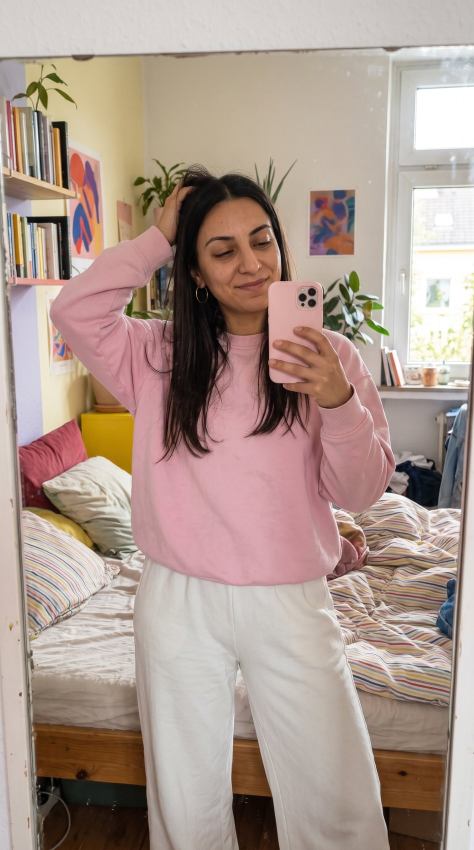
#> input picture etsy-shop/werkstatt/pool/a1.jpg, 948 x 1700 px, given in place of cover_b.png, which was not available (shown at 1/2 size)
$ python prep6.py
#> lines starting #> are read from the running program, lines starting #| are printed output that depends on the picture; pictures that were not available may be replaced by others from this repository, and a replacement may not be noted
### etsy-shop/werkstatt/assets.py
"""Collage assets: paper backgrounds, tape, hand-drawn marks, phone frames."""
from PIL import Image, ImageDraw, ImageFilter, ImageChops
import numpy as np, os, math, random, sys

D = os.path.dirname(os.path.abspath(__file__)) + "/v5/"
os.makedirs(D, exist_ok=True)
rng = np.random.default_rng(7)
random.seed(7)


# [81 lines left out: functions paper, tape, wobble_line, arrow, scribble_circle, underline and 1 more, not called in this run]


def phone(src, out, fx=0.5, W=600, H=1260):
    """Phone frame with the photo as a vertical video inside."""
    S = 2
    big = Image.new("RGBA", (W * S, H * S), (0, 0, 0, 0))
    d = ImageDraw.Draw(big)
    d.rounded_rectangle((0, 0, W * S, H * S), 92 * S, fill=(24, 20, 18, 255))
    inset = 16 * S
    sw, sh = W * S - 2 * inset, H * S - 2 * inset
    im = Image.open(src).convert("RGB")
    ar = sw / sh
    iw, ih = im.size
    if iw / ih > ar:
        nw = int(ih * ar); x0 = int((iw - nw) * fx); im = im.crop((x0, 0, x0 + nw, ih))
    else:
        nh = int(iw / ar); y0 = (ih - nh) // 2; im = im.crop((0, y0, iw, y0 + nh))
    im = im.resize((sw, sh), Image.LANCZOS)
    m = Image.new("L", (sw, sh), 0)
    ImageDraw.Draw(m).rounded_rectangle((0, 0, sw, sh), 78 * S, fill=255)
    big.paste(im, (inset, inset), m)
    d.rounded_rectangle((W * S / 2 - 70 * S, 34 * S, W * S / 2 + 70 * S, 72 * S), 20 * S, fill=(24, 20, 18, 255))
    # play button + progress bar
    cx, cy = W * S / 2, H * S / 2
    d.ellipse((cx - 62 * S, cy - 62 * S, cx + 62 * S, cy + 62 * S), fill=(255, 255, 255, 150))
    d.polygon([(cx - 18 * S, cy - 30 * S), (cx - 18 * S, cy + 30 * S), (cx + 32 * S, cy)], fill=(36, 30, 27, 230))
    d.rounded_rectangle((inset + 40 * S, H * S - inset - 60 * S, W * S - inset - 40 * S, H * S - inset - 52 * S), 4 * S, fill=(255, 255, 255, 110))
    d.rounded_rectangle((inset + 40 * S, H * S - inset - 60 * S, inset + 40 * S + int((sw - 80 * S) * 0.38), H * S - inset - 52 * S), 4 * S, fill=(255, 255, 255, 235))
    big.resize((W, H), Image.LANCZOS).save(D + out)


# [15 lines that do not run on import are left out]


# [5 lines left out: function check, not called in this run]


# [4 lines that do not run on import are left out]

### etsy-shop/werkstatt/prep6.py
import os, sys
sys.path.insert(0, os.path.dirname(os.path.abspath(__file__)))
from PIL import Image
import assets
B = os.path.dirname(os.path.abspath(__file__))
G, I, O = B + "/gen/", B + "/img/", B + "/v5/"
DPI = 170
def crop(src, w_in, h_in, out, fx=0.5, fy=0.5, pre=None):
#> called with src = 'etsy-shop/werkstatt/gen/cover_b.png', w_in = 4.3, h_in = 5.8, out = 'cover_big.jpg', fx = 0.5, fy = 0.3
    im = Image.open(src).convert("RGB")
#> im is the input picture: PIL image 948x1700 RGB; mean R, G, B 172.8, 152.8, 142.9
    if pre: W, H = im.size; im = im.crop((int(pre[0]*W), int(pre[1]*H), int(pre[2]*W), int(pre[3]*H)))
    ar = w_in / h_in; W, H = im.size
#> after `W, H = im.size`: W = 948; H = 1700
    if W / H > ar:
        nw = int(H * ar); x0 = int((W - nw) * fx); im = im.crop((x0, 0, x0 + nw, H))
    else:
        nh = int(W / ar); y0 = int((H - nh) * fy); im = im.crop((0, y0, W, y0 + nh))
#> after `nh = int(W / ar)`: nh = 1278
#> after `y0 = int((H - nh) * fy)`: y0 = 126
    im.resize((int(w_in * DPI), int(h_in * DPI)), Image.LANCZOS).save(O + out, quality=88)
crop(G + "cover_b.png", 4.3, 5.8, "cover_big.jpg", fy=0.3)
crop(G + "street_a.png", 2.2, 2.6, "cover_pol.jpg", fy=0.15)
#> call 2 of crop, with src = 'etsy-shop/werkstatt/gen/street_a.png', w_in = 2.2, h_in = 2.6, out = 'cover_pol.jpg', fx = 0.5, fy = 0.15
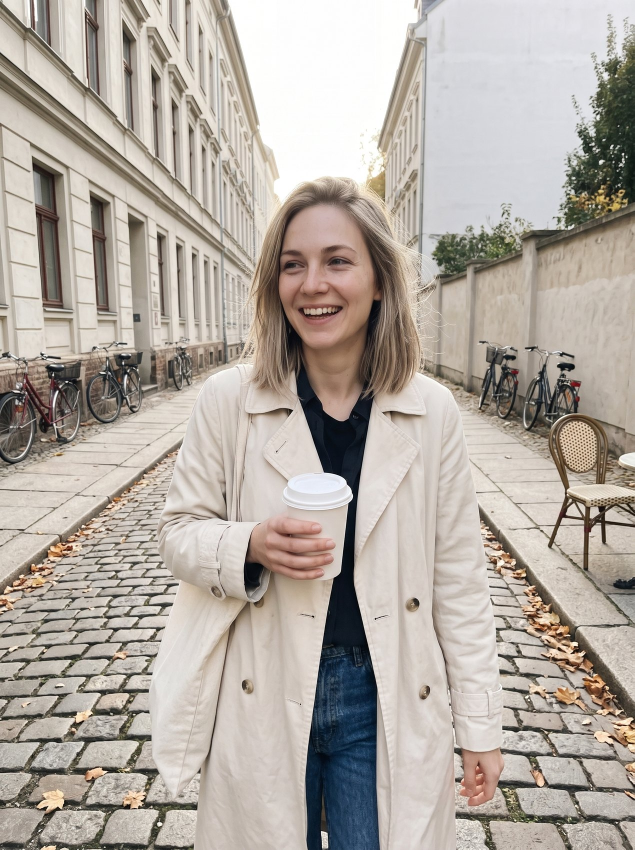
#> input picture etsy-shop/werkstatt/pool/street_a.jpg, 1269 x 1700 px, given in place of street_a.png, which was not available (shown at 1/2 size)
#> in crop, im is the input picture: PIL image 1269x1700 RGB; mean R, G, B 178.1, 169.9, 161.8
crop(G + "sofa_b.png", 3.0, 3.4, "mk2_pol.jpg", fx=0.55, fy=0.2)
#> call 3 of crop, with src = 'etsy-shop/werkstatt/gen/sofa_b.png', w_in = 3, h_in = 3.4, out = 'mk2_pol.jpg', fx = 0.55, fy = 0.2
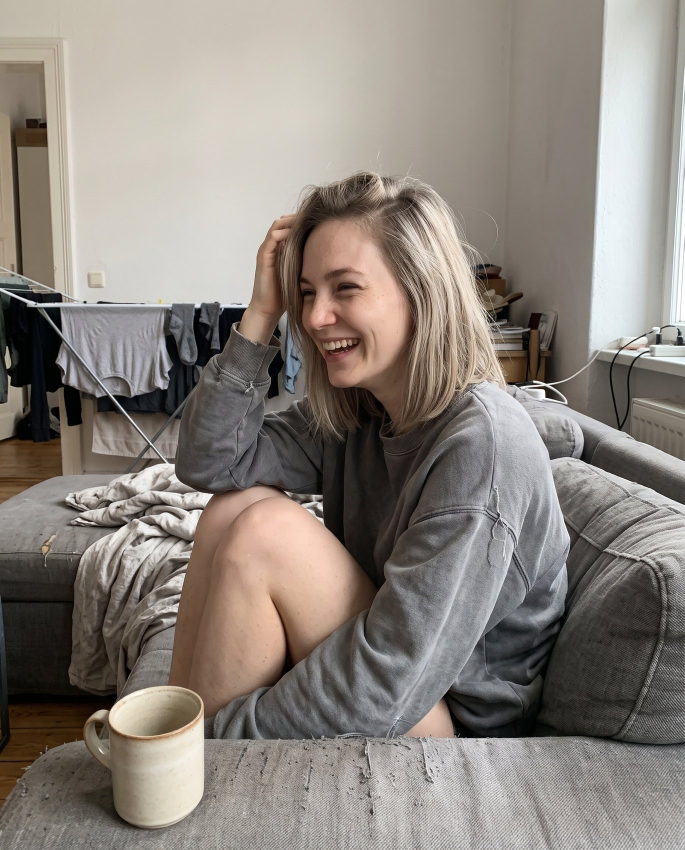
#> input picture etsy-shop/werkstatt/pool/sofa_b.jpg, 1369 x 1700 px, given in place of sofa_b.png, which was not available (shown at 1/2 size)
#> in crop, im is the input picture: PIL image 1369x1700 RGB; mean R, G, B 139.2, 131.7, 124.6
crop(G + "bts_a.png", 3.4, 3.35, "mk2_bts.jpg", fy=0.45)
#> call 4 of crop, with src = 'etsy-shop/werkstatt/gen/bts_a.png', w_in = 3.4, h_in = 3.35, out = 'mk2_bts.jpg', fx = 0.5, fy = 0.45
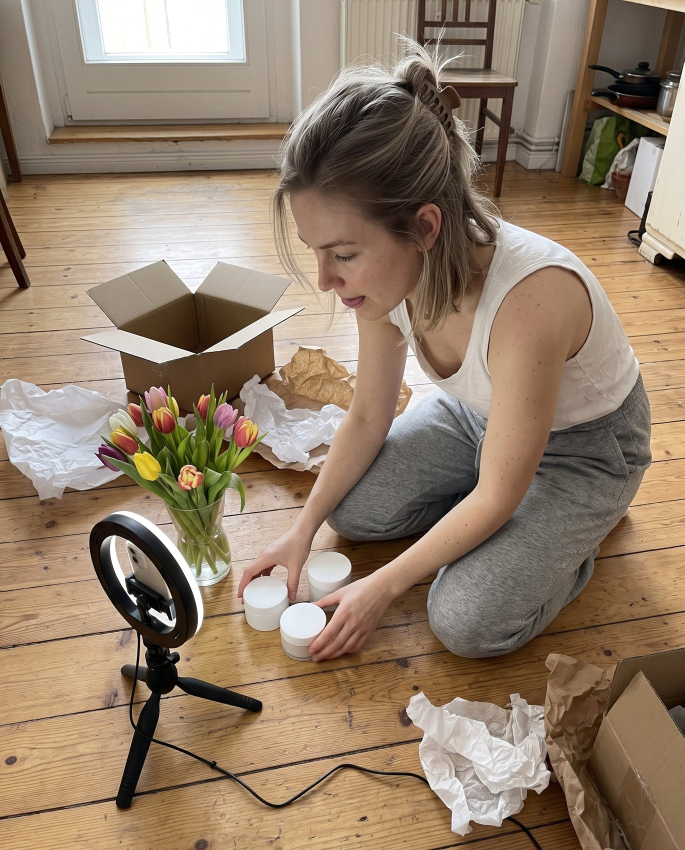
#> input picture etsy-shop/werkstatt/pool/bts_a.jpg, 1369 x 1700 px, given in place of bts_a.png, which was not available (shown at 1/2 size)
#> in crop, im is the input picture: PIL image 1369x1700 RGB; mean R, G, B 146.9, 126.5, 106.1
crop(G + "product_a.png", 2.6, 3.0, "mk3_pol.jpg", fx=0.6, fy=0.3, pre=(0.25, 0.1, 1.0, 1.0))
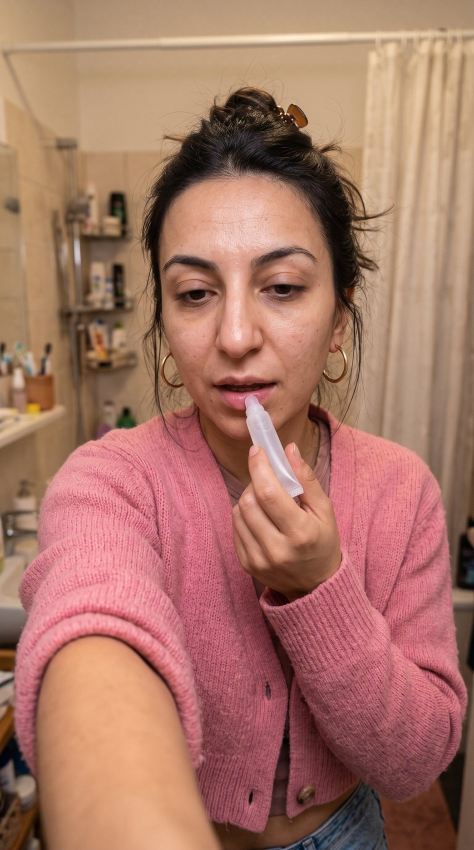
#> input picture etsy-shop/werkstatt/pool/a2.jpg, 948 x 1700 px, given in place of product_a.png, which was not available (shown at 1/2 size)
#> in crop, im is the input picture: PIL image 948x1700 RGB; mean R, G, B 167.5, 117.5, 102.3
crop(I + "n5.png", 2.3, 2.3, "mk4_unbox.jpg")
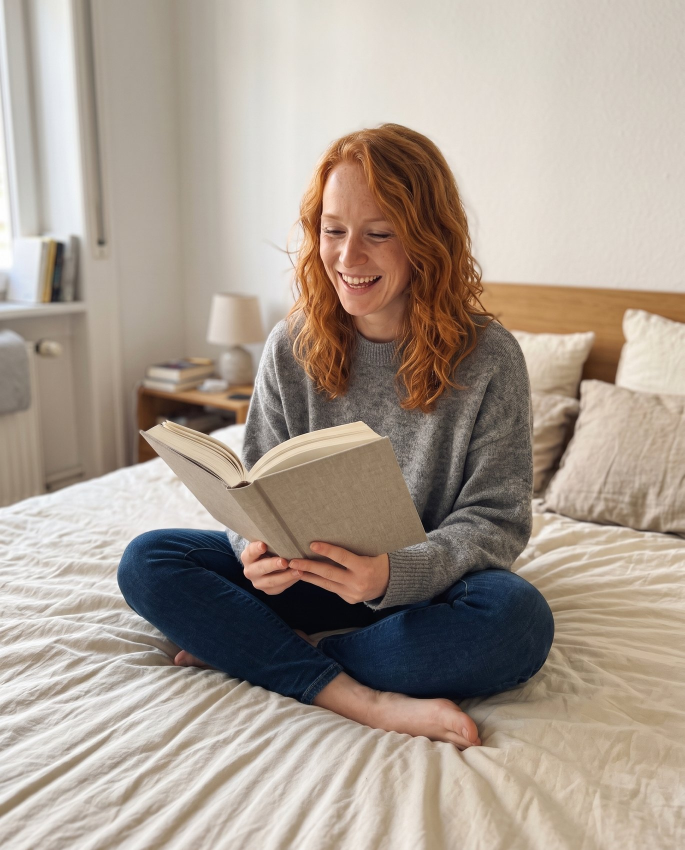
#> input picture etsy-shop/werkstatt/pool/n5.jpg, 1369 x 1700 px, given in place of n5.png, which was not available (shown at 1/2 size)
#> in crop, im is the input picture: PIL image 1369x1700 RGB; mean R, G, B 169.1, 156.4, 144.8
#> in crop (call 6), `im.resize((int(w_in * DPI), int(h_in * DPI)), Image.LANCZOS).save(O + ..`:
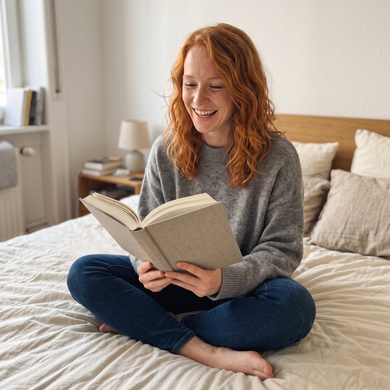
#> saved as mk4_unbox.jpg: PIL image 390x390 RGB; mean R, G, B 160.7, 147.1, 135.5
crop(I + "n5.png", 2.2, 2.2, "pg_unbox.jpg")
crop(G + "contact_a.png", 8.27, 6.2, "mk7.jpg", fx=0.6)
#> in crop (call 8), `im = im.crop((0, y0, W, y0 + nh))`:
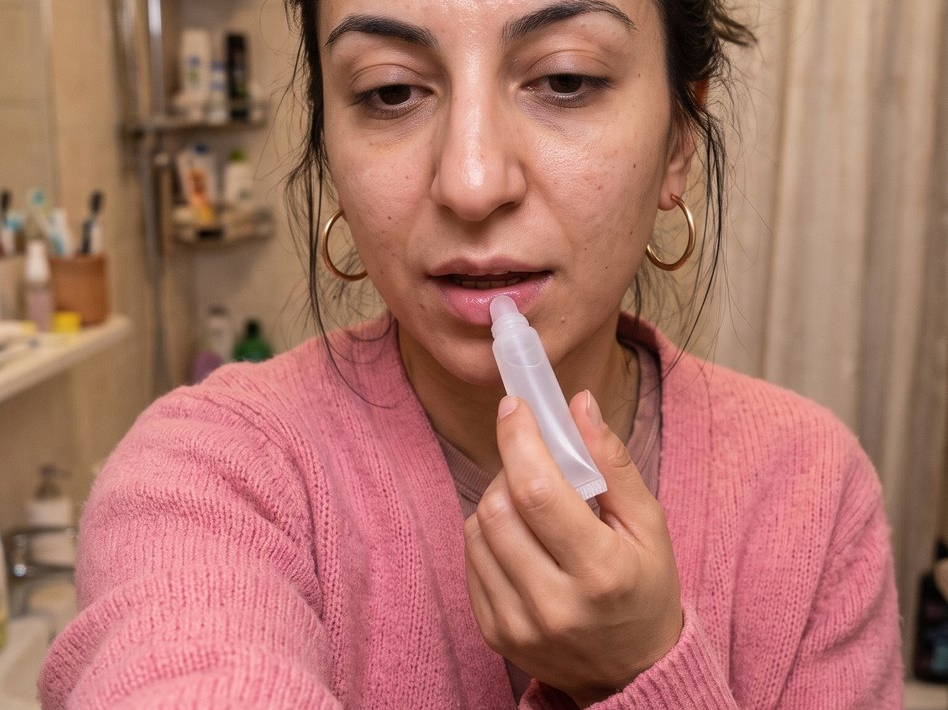
#> im: PIL image 948x710 RGB; mean R, G, B 171.7, 116.7, 104.6
for i, n in ((1, "serum_a.png"), (2, "latte_a.png"), (3, "cream_a.png")):
    assets.phone(G + n, f"phone{i}.png")
#> in phone, `big = Image.new("RGBA", (W * S, H * S), (0, 0, 0, 0))`: big: PIL image 1200x2520 RGBA; every value is 0
#> (the run stopped early here; a loop or call above may not have finished)
